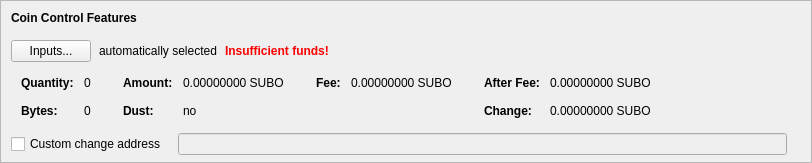
    <widget class="QFrame" name="frameCoinControl">
     <property name="sizePolicy">
      <sizepolicy hsizetype="Expanding" vsizetype="Expanding">
       <horstretch>0</horstretch>
       <verstretch>0</verstretch>
      </sizepolicy>
     </property>
     <property name="maximumSize">
      <size>
       <width>16777215</width>
       <height>16777215</height>
      </size>
     </property>
     <property name="frameShape">
      <enum>QFrame::StyledPanel</enum>
     </property>
     <property name="frameShadow">
      <enum>QFrame::Sunken</enum>
     </property>
     <layout class="QVBoxLayout" name="verticalLayoutCoinControl2">
      <property name="spacing">
       <number>0</number>
      </property>
      <property name="leftMargin">
       <number>0</number>
      </property>
      <property name="topMargin">
       <number>0</number>
      </property>
      <property name="rightMargin">
       <number>0</number>
      </property>
      <property name="bottomMargin">
       <number>6</number>
      </property>
      <item>
       <layout class="QVBoxLayout" name="verticalLayoutCoinControl" stretch="0,0,0,0,1">
        <property name="spacing">
         <number>0</number>
        </property>
        <property name="leftMargin">
         <number>10</number>
        </property>
        <property name="topMargin">
         <number>10</number>
        </property>
        <item>
         <layout class="QHBoxLayout" name="horizontalLayoutCoinControl1">
          <property name="bottomMargin">
           <number>15</number>
          </property>
          <item>
           <widget class="QLabel" name="labelCoinControlFeatures">
            <property name="sizePolicy">
             <sizepolicy hsizetype="Preferred" vsizetype="Maximum">
              <horstretch>0</horstretch>
              <verstretch>0</verstretch>
             </sizepolicy>
            </property>
            <property name="font">
             <font>
              <weight>75</weight>
              <bold>true</bold>
             </font>
            </property>
            <property name="styleSheet">
             <string notr="true">font-weight:bold;</string>
            </property>
            <property name="text">
             <string>Coin Control Features</string>
            </property>
           </widget>
          </item>
         </layout>
        </item>
        <item>
         <layout class="QHBoxLayout" name="horizontalLayoutCoinControl2" stretch="0,0,0,0">
          <property name="spacing">
           <number>8</number>
          </property>
          <property name="bottomMargin">
           <number>10</number>
          </property>
          <item>
           <widget class="QPushButton" name="pushButtonCoinControl">
            <property name="styleSheet">
             <string notr="true"/>
            </property>
            <property name="text">
             <string>Inputs...</string>
            </property>
            <property name="autoDefault">
             <bool>false</bool>
            </property>
           </widget>
          </item>
          <item>
           <widget class="QLabel" name="labelCoinControlAutomaticallySelected">
            <property name="text">
             <string>automatically selected</string>
            </property>
            <property name="margin">
             <number>5</number>
            </property>
           </widget>
          </item>
          <item>
           <widget class="QLabel" name="labelCoinControlInsuffFunds">
            <property name="font">
             <font>
              <weight>75</weight>
              <bold>true</bold>
             </font>
            </property>
            <property name="styleSheet">
             <string notr="true">color:red;font-weight:bold;</string>
            </property>
            <property name="text">
             <string>Insufficient funds!</string>
            </property>
            <property name="margin">
             <number>5</number>
            </property>
           </widget>
          </item>
          <item>
           <spacer name="horizontalSpacerCoinControl">
            <property name="orientation">
             <enum>Qt::Horizontal</enum>
            </property>
            <property name="sizeHint" stdset="0">
             <size>
              <width>40</width>
              <height>1</height>
             </size>
            </property>
           </spacer>
          </item>
         </layout>
        </item>
        <item>
         <widget class="QWidget" name="widgetCoinControl" native="true">
          <property name="sizePolicy">
           <sizepolicy hsizetype="Preferred" vsizetype="Preferred">
            <horstretch>0</horstretch>
            <verstretch>0</verstretch>
           </sizepolicy>
          </property>
          <property name="minimumSize">
           <size>
            <width>0</width>
            <height>0</height>
           </size>
          </property>
          <property name="styleSheet">
           <string notr="true"/>
          </property>
          <layout class="QHBoxLayout" name="horizontalLayoutCoinControl5">
           <property name="leftMargin">
            <number>0</number>
           </property>
           <property name="topMargin">
            <number>0</number>
           </property>
           <property name="rightMargin">
            <number>0</number>
           </property>
           <property name="bottomMargin">
            <number>0</number>
           </property>
           <item>
            <layout class="QHBoxLayout" name="horizontalLayoutCoinControl3" stretch="0,0,0,1">
             <property name="spacing">
              <number>20</number>
             </property>
             <property name="topMargin">
              <number>0</number>
             </property>
             <property name="bottomMargin">
              <number>10</number>
             </property>
             <item>
              <layout class="QFormLayout" name="formLayoutCoinControl1">
               <property name="horizontalSpacing">
                <number>10</number>
               </property>
               <property name="verticalSpacing">
                <number>14</number>
               </property>
               <property name="leftMargin">
                <number>10</number>
               </property>
               <property name="topMargin">
                <number>4</number>
               </property>
               <property name="rightMargin">
                <number>6</number>
               </property>
               <item row="0" column="0">
                <widget class="QLabel" name="labelCoinControlQuantityText">
                 <property name="font">
                  <font>
                   <weight>75</weight>
                   <bold>true</bold>
                  </font>
                 </property>
                 <property name="text">
                  <string>Quantity:</string>
                 </property>
                 <property name="margin">
                  <number>0</number>
                 </property>
                </widget>
               </item>
               <item row="0" column="1">
                <widget class="QLabel" name="labelCoinControlQuantity">
                 <property name="cursor">
                  <cursorShape>IBeamCursor</cursorShape>
                 </property>
                 <property name="contextMenuPolicy">
                  <enum>Qt::ActionsContextMenu</enum>
                 </property>
                 <property name="text">
                  <string notr="true">0</string>
                 </property>
                 <property name="margin">
                  <number>0</number>
                 </property>
                 <property name="textInteractionFlags">
                  <set>Qt::LinksAccessibleByMouse|Qt::TextSelectableByKeyboard|Qt::TextSelectableByMouse</set>
                 </property>
                </widget>
               </item>
               <item row="1" column="0">
                <widget class="QLabel" name="labelCoinControlBytesText">
                 <property name="font">
                  <font>
                   <weight>75</weight>
                   <bold>true</bold>
                  </font>
                 </property>
                 <property name="text">
                  <string>Bytes:</string>
                 </property>
                </widget>
               </item>
               <item row="1" column="1">
                <widget class="QLabel" name="labelCoinControlBytes">
                 <property name="cursor">
                  <cursorShape>IBeamCursor</cursorShape>
                 </property>
                 <property name="contextMenuPolicy">
                  <enum>Qt::ActionsContextMenu</enum>
                 </property>
                 <property name="text">
                  <string notr="true">0</string>
                 </property>
                 <property name="textInteractionFlags">
                  <set>Qt::LinksAccessibleByMouse|Qt::TextSelectableByKeyboard|Qt::TextSelectableByMouse</set>
                 </property>
                </widget>
               </item>
              </layout>
             </item>
             <item>
              <layout class="QFormLayout" name="formLayoutCoinControl2">
               <property name="horizontalSpacing">
                <number>10</number>
               </property>
               <property name="verticalSpacing">
                <number>14</number>
               </property>
               <property name="leftMargin">
                <number>6</number>
               </property>
               <property name="topMargin">
                <number>4</number>
               </property>
               <property name="rightMargin">
                <number>6</number>
               </property>
               <item row="0" column="0">
                <widget class="QLabel" name="labelCoinControlAmountText">
                 <property name="font">
                  <font>
                   <weight>75</weight>
                   <bold>true</bold>
                  </font>
                 </property>
                 <property name="text">
                  <string>Amount:</string>
                 </property>
                 <property name="margin">
                  <number>0</number>
                 </property>
                </widget>
               </item>
               <item row="0" column="1">
                <widget class="QLabel" name="labelCoinControlAmount">
                 <property name="cursor">
                  <cursorShape>IBeamCursor</cursorShape>
                 </property>
                 <property name="contextMenuPolicy">
                  <enum>Qt::ActionsContextMenu</enum>
                 </property>
                 <property name="text">
                  <string notr="true">0.00000000 SUBO</string>
                 </property>
                 <property name="textInteractionFlags">
                  <set>Qt::LinksAccessibleByMouse|Qt::TextSelectableByKeyboard|Qt::TextSelectableByMouse</set>
                 </property>
                </widget>
               </item>
               <item row="1" column="0">
                <widget class="QLabel" name="labelCoinControlLowOutputText">
                 <property name="font">
                  <font>
                   <weight>75</weight>
                   <bold>true</bold>
                  </font>
                 </property>
                 <property name="text">
                  <string>Dust:</string>
                 </property>
                </widget>
               </item>
               <item row="1" column="1">
                <widget class="QLabel" name="labelCoinControlLowOutput">
                 <property name="cursor">
                  <cursorShape>IBeamCursor</cursorShape>
                 </property>
                 <property name="contextMenuPolicy">
                  <enum>Qt::ActionsContextMenu</enum>
                 </property>
                 <property name="text">
                  <string notr="true">no</string>
                 </property>
                 <property name="textInteractionFlags">
                  <set>Qt::LinksAccessibleByMouse|Qt::TextSelectableByKeyboard|Qt::TextSelectableByMouse</set>
                 </property>
                </widget>
               </item>
              </layout>
             </item>
             <item>
              <layout class="QFormLayout" name="formLayoutCoinControl3">
               <property name="horizontalSpacing">
                <number>10</number>
               </property>
               <property name="verticalSpacing">
                <number>14</number>
               </property>
               <property name="leftMargin">
                <number>6</number>
               </property>
               <property name="topMargin">
                <number>4</number>
               </property>
               <property name="rightMargin">
                <number>6</number>
               </property>
               <item row="0" column="0">
                <widget class="QLabel" name="labelCoinControlFeeText">
                 <property name="font">
                  <font>
                   <weight>75</weight>
                   <bold>true</bold>
                  </font>
                 </property>
                 <property name="text">
                  <string>Fee:</string>
                 </property>
                 <property name="margin">
                  <number>0</number>
                 </property>
                </widget>
               </item>
               <item row="0" column="1">
                <widget class="QLabel" name="labelCoinControlFee">
                 <property name="cursor">
                  <cursorShape>IBeamCursor</cursorShape>
                 </property>
                 <property name="contextMenuPolicy">
                  <enum>Qt::ActionsContextMenu</enum>
                 </property>
                 <property name="text">
                  <string notr="true">0.00000000 SUBO</string>
                 </property>
                 <property name="textInteractionFlags">
                  <set>Qt::LinksAccessibleByMouse|Qt::TextSelectableByKeyboard|Qt::TextSelectableByMouse</set>
                 </property>
                </widget>
               </item>
             </layout>
             </item>
             <item>
              <layout class="QFormLayout" name="formLayoutCoinControl4">
               <property name="horizontalSpacing">
                <number>10</number>
               </property>
               <property name="verticalSpacing">
                <number>14</number>
               </property>
               <property name="leftMargin">
                <number>6</number>
               </property>
               <property name="topMargin">
                <number>4</number>
               </property>
               <property name="rightMargin">
                <number>6</number>
               </property>
               <item row="0" column="0">
                <widget class="QLabel" name="labelCoinControlAfterFeeText">
                 <property name="font">
                  <font>
                   <weight>75</weight>
                   <bold>true</bold>
                  </font>
                 </property>
                 <property name="text">
                  <string>After Fee:</string>
                 </property>
                 <property name="margin">
                  <number>0</number>
                 </property>
                </widget>
               </item>
               <item row="0" column="1">
                <widget class="QLabel" name="labelCoinControlAfterFee">
                 <property name="cursor">
                  <cursorShape>IBeamCursor</cursorShape>
                 </property>
                 <property name="contextMenuPolicy">
                  <enum>Qt::ActionsContextMenu</enum>
                 </property>
                 <property name="text">
                  <string notr="true">0.00000000 SUBO</string>
                 </property>
                 <property name="textInteractionFlags">
                  <set>Qt::LinksAccessibleByMouse|Qt::TextSelectableByKeyboard|Qt::TextSelectableByMouse</set>
                 </property>
                </widget>
               </item>
               <item row="1" column="0">
                <widget class="QLabel" name="labelCoinControlChangeText">
                 <property name="font">
                  <font>
                   <weight>75</weight>
                   <bold>true</bold>
                  </font>
                 </property>
                 <property name="text">
                  <string>Change:</string>
                 </property>
                </widget>
               </item>
               <item row="1" column="1">
                <widget class="QLabel" name="labelCoinControlChange">
                 <property name="cursor">
                  <cursorShape>IBeamCursor</cursorShape>
                 </property>
                 <property name="contextMenuPolicy">
                  <enum>Qt::ActionsContextMenu</enum>
                 </property>
                 <property name="text">
                  <string notr="true">0.00000000 SUBO</string>
                 </property>
                 <property name="textInteractionFlags">
                  <set>Qt::LinksAccessibleByMouse|Qt::TextSelectableByKeyboard|Qt::TextSelectableByMouse</set>
                 </property>
                </widget>
               </item>
              </layout>
             </item>
            </layout>
           </item>
          </layout>
         </widget>
        </item>
        <item>
         <layout class="QHBoxLayout" name="horizontalLayoutCoinControl4" stretch="0,0,0">
          <property name="spacing">
           <number>12</number>
          </property>
          <property name="sizeConstraint">
           <enum>QLayout::SetDefaultConstraint</enum>
          </property>
          <property name="topMargin">
           <number>5</number>
          </property>
          <property name="rightMargin">
           <number>5</number>
          </property>
          <item>
           <widget class="QCheckBox" name="checkBoxCoinControlChange">
            <property name="toolTip">
             <string>If this is activated, but the change address is empty or invalid, change will be sent to a newly generated address.</string>
            </property>
            <property name="text">
             <string>Custom change address</string>
            </property>
           </widget>
          </item>
          <item>
           <widget class="QValidatedLineEdit" name="lineEditCoinControlChange">
            <property name="enabled">
             <bool>false</bool>
            </property>
            <property name="sizePolicy">
             <sizepolicy hsizetype="Expanding" vsizetype="Fixed">
              <horstretch>0</horstretch>
              <verstretch>0</verstretch>
             </sizepolicy>
            </property>
           </widget>
          </item>
          <item>
           <widget class="QLabel" name="labelCoinControlChangeLabel">
            <property name="sizePolicy">
             <sizepolicy hsizetype="Preferred" vsizetype="Expanding">
              <horstretch>0</horstretch>
              <verstretch>0</verstretch>
             </sizepolicy>
            </property>
            <property name="minimumSize">
             <size>
              <width>0</width>
              <height>0</height>
             </size>
            </property>
            <property name="text">
             <string/>
            </property>
            <property name="margin">
             <number>3</number>
            </property>
           </widget>
          </item>
         </layout>
        </item>
        <item>
         <spacer name="verticalSpacerCoinControl">
          <property name="orientation">
           <enum>Qt::Vertical</enum>
          </property>
          <property name="sizeHint" stdset="0">
           <size>
            <width>800</width>
            <height>1</height>
           </size>
          </property>
         </spacer>
        </item>
       </layout>
      </item>
     </layout>
    </widget>
